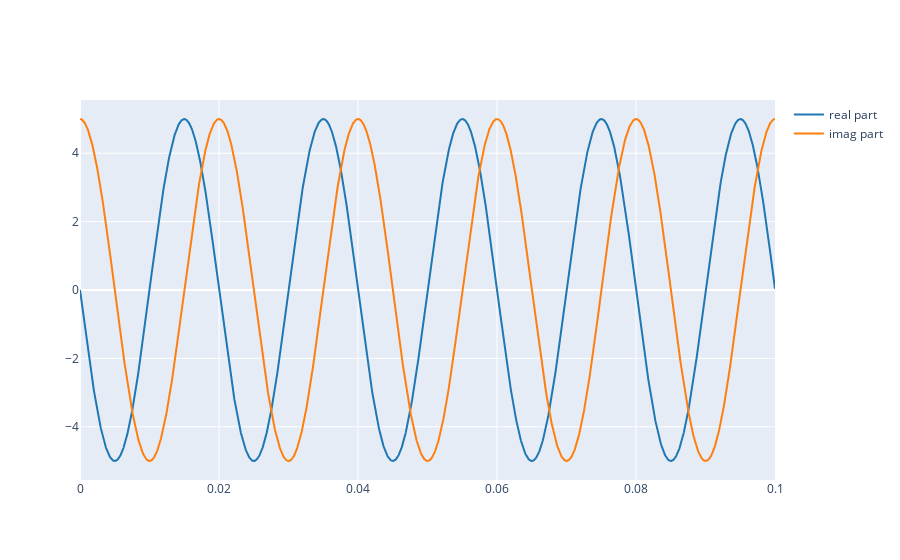

Notebook cell for this chart:
### Markdown cell above
Now we can plot the real and imaginary part of this signal:

### Code cell
plot_signals([np.real(x), np.imag(x)], fs, name=['real part', 'imag part'])

### Figure 1 — Plotly figure (JSON) as saved in the notebook; plotly's stock layout.template omitted (floating-point values rounded to 4 significant figures; data arrays with more than 128 entries replaced by an {"elided": "..."} marker saying what was removed)
{"data": [{"line": {"color": "#1f77b4", "shape": "linear"}, "mode": "lines", "name": "real part", "type": "scatter", "x": {"elided": "4410 float values"}, "y": {"elided": "4410 float values"}}, {"line": {"color": "#ff7f0e", "shape": "linear"}, "mode": "lines", "name": "imag part", "type": "scatter", "x": {"elided": "4410 float values"}, "y": {"elided": "4410 float values"}}], "layout": {}}
